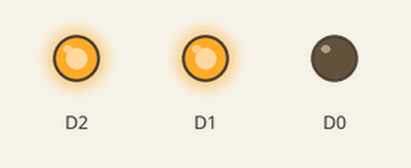
Recording of a sketch running on a simulated ESP8266 (NodeMCU). Shown: output pins drawn as LEDs (lit = HIGH).

Above: at 0.5 s.
At 1.5 s:
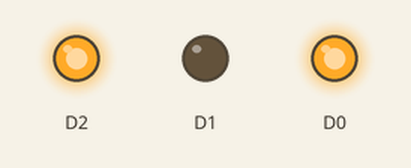
At 5.5 s:
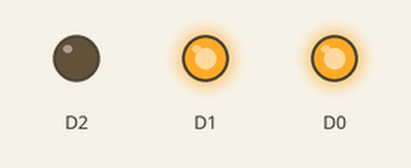
Timing chart, 0 to 6.9 s (numbered marks = the images above):
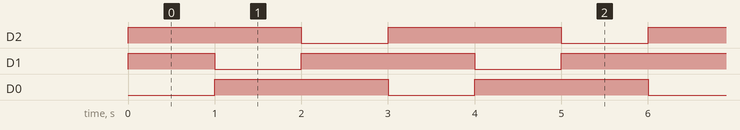

Measured:
- by itself, D2, D0: alternates HIGH for 2.0 s and LOW for 1.0 s
- by itself, D1: repeats every 3.0 s: LOW 1.0 s, HIGH 2.0 s
- by itself, everything shown: repeats every 3.0 s, in 3 steps

The sketch:

led_Anode.ino
```cpp
void setup() {
  pinMode(D0, OUTPUT);
  pinMode(D1, OUTPUT);
  pinMode(D2, OUTPUT);
}

void loop() {
  RGBcolor(1, 0, 0);
  delay(1000);
  RGBcolor(0, 1, 0);
  delay(1000);
  RGBcolor(0, 0, 1);
  delay(1000);
}

void RGBcolor(int red, int green, int blue) {
   digitalWrite(D0, !red);
   digitalWrite(D1, !green);
   digitalWrite(D2, !blue);
}
```
